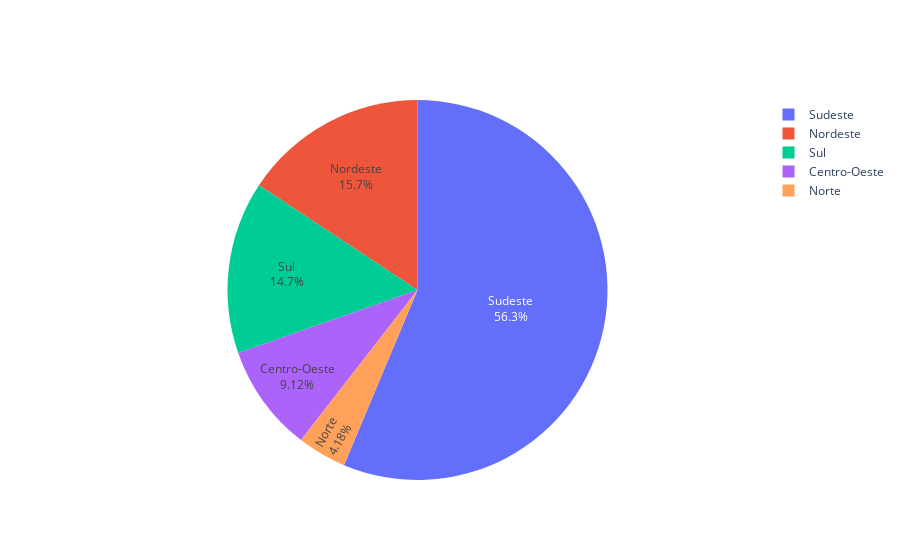

Notebook cell for this chart:
### Code cell
labels = ['Norte','Sul','Nordeste','Centro-Oeste','Sudeste']
values = [norte.Norte.max(),sul.Sul.max(), nordeste.Nordeste.max(),centroOeste.CentroOeste.max(),sudeste.Sudeste.max()]

fig = go.Figure(data=[go.Pie(labels=labels, values=values, textinfo='label+percent')])
fig.show()

### Figure 1 — Plotly figure (JSON) as saved in the notebook; plotly's stock layout.template omitted (floating-point values rounded to 4 significant figures)
{"data": [{"labels": ["Norte", "Sul", "Nordeste", "Centro-Oeste", "Sudeste"], "textinfo": "label+percent", "type": "pie", "values": [127, 445, 477, 277, 1710]}], "layout": {}}
